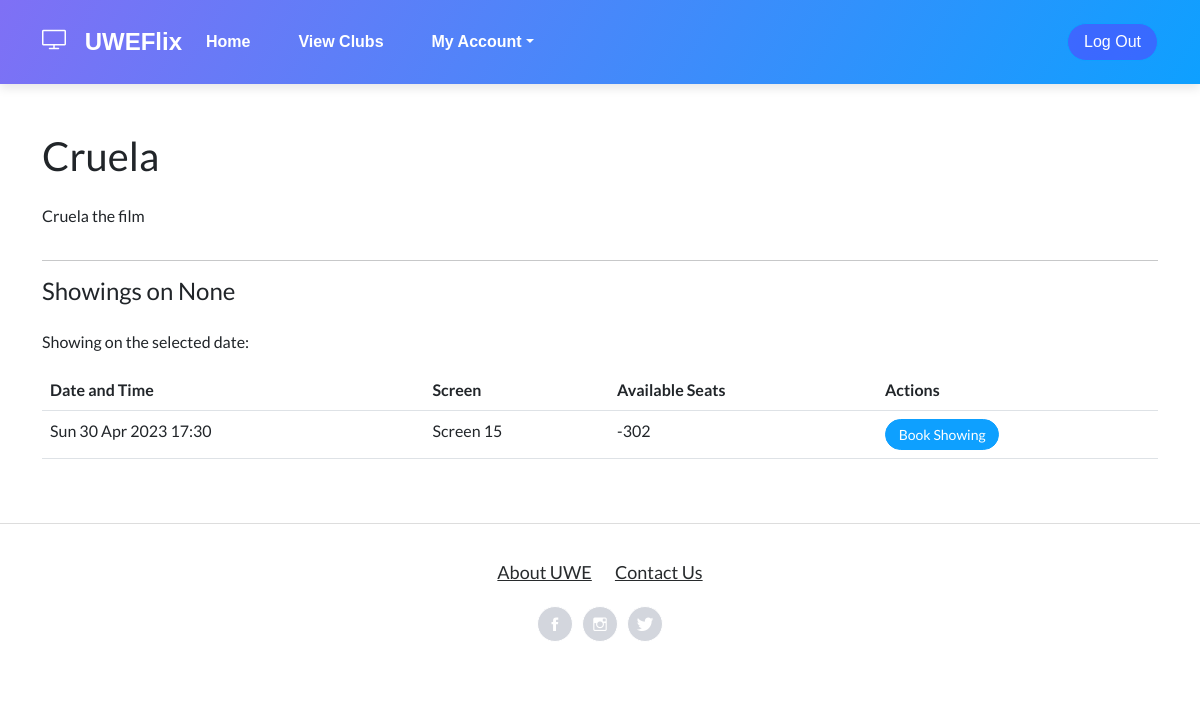
Page /index/film/1/?date=None on the earlier database version.
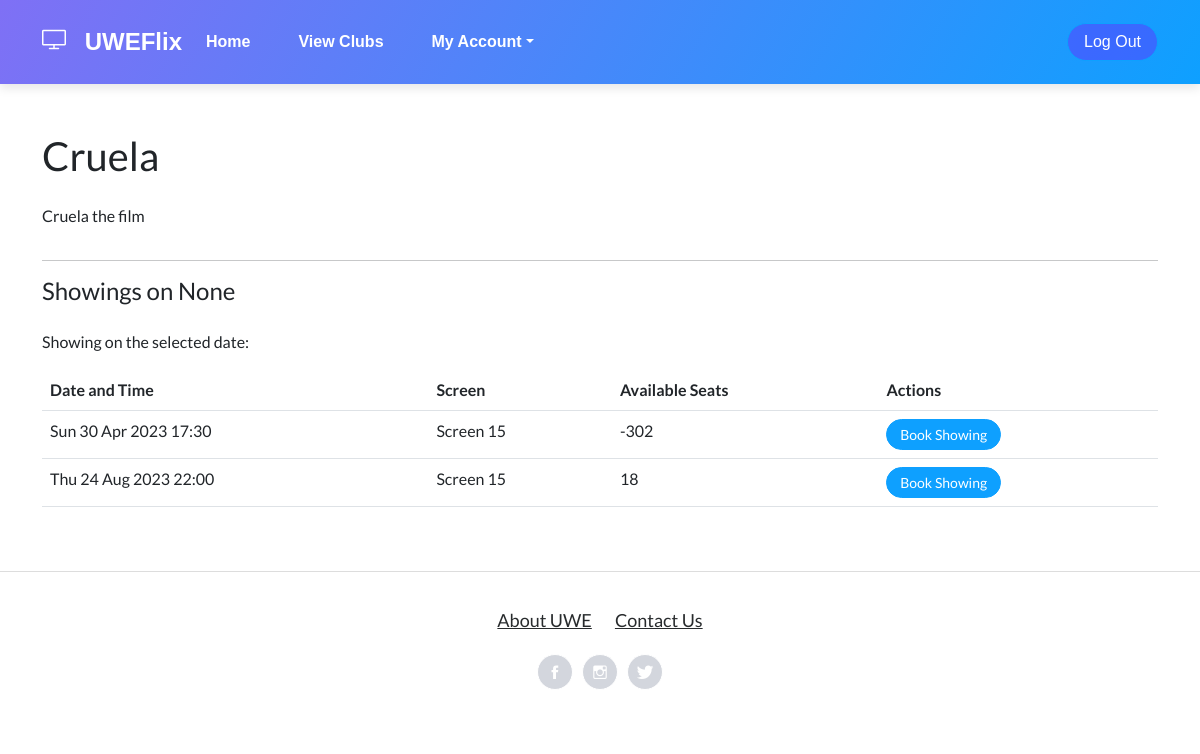
Same page on the later database version.
### CinManager/models.py (models this page shows)
class Film(models.Model):
    id = models.AutoField(primary_key=True)
    title = models.CharField(max_length=100)
    age_rating = models.PositiveSmallIntegerField()
    duration = models.PositiveIntegerField()
    trailer_description = models.TextField()
    imageurl = models.CharField(max_length=1000)

class Showing(models.Model):
    id = models.AutoField(primary_key=True)
    film = models.ForeignKey(Film, on_delete=models.DO_NOTHING)
    screen = models.ForeignKey(Screen, on_delete=models.DO_NOTHING)
    date = models.DateTimeField()
    bookedseats = models.IntegerField(default=0)

class Screen(models.Model):
    id = models.AutoField(primary_key=True)
    number = models.PositiveIntegerField()
    capacity = models.PositiveIntegerField(validators=[MaxValueValidator(300)])

### Index/views.py (the view)
# urls.py: path('film/<int:film_id>/', views.film_detail_view, name='film_detail'),
def film_detail_view(request, film_id):
    userpermissions = check_permissions(request)
    film = get_object_or_404(Film, id=film_id)
    if userpermissions == 2:
        club_rep = ClubRep.objects.get(user=request.user)
        club_id = club_rep.club.id
    else:
        club_id = 0
    selected_date = request.GET.get('date')
    print("SELECTED DATE:" , selected_date)
    if selected_date:
        try:
            selected_date = datetime.strptime(selected_date, '%Y-%m-%d').date()
            showings = Showing.objects.filter(film=film, date__date=selected_date)
            if not showings:
                messages.warning(request, "Sorry, there are no showings for this film on the selected date.")
        except ValueError:
            messages.error(request, "Invalid date format.")
            showings = Showing.objects.filter(film=film)
    else:
        showings = Showing.objects.filter(film=film)
    for showing in showings:
        showing.available_seats = showing.screen.capacity - showing.bookedseats if showing.bookedseats else showing.screen.capacity
    return render(request, 'UWEFlix/filmdetail.html', {'film': film, 'showings': showings, 'userpermissions': userpermissions, 'selected_date': selected_date, 'club_id': club_id})

### Index/views.py (called while the page is built)
def check_permissions(request):
    if request.user.is_authenticated:
        if request.user.groups.filter(name='Cinema Managers').exists():
            userpermission = 1
        elif request.user.groups.filter(name='Club Representatives').exists():
            userpermission = 2
        elif request.user.groups.filter(name='Account Managers').exists():
            userpermission = 3
        elif request.user.groups.filter(name='Guest').exists():
            userpermission = 4
        else:
            userpermission = 0
    else:
        return redirect('Login')
    return userpermission

### web_project/templates/UWEFlix/filmdetail.html (shortened to what this page needs)
{% extends "UWEFlix/layout.html" %}
{% load static %}
{% block content %}
<div class="container my-5">
    <div class="row">
        <div class="col-md-8">
            <h1 class="mb-4">{{ film.title }}</h1>
            <p>{{ film.trailer_description }}</p>
        </div>
    </div>
    <hr>
    <div class="row">
        <div class="col-md-12">
            <h4 class="mb-4">Showings{% if selected_date %} on {{ selected_date }}{% endif %}</h4>
            {% if selected_date %}
            {% if showings %}
            <p>Showing on the selected date:</p>
            {% else %}
            <p>Sorry, there are no showings on the selected date.</p>
            {% endif %}
            {% endif %}
            {% if showings %}
            <table class="table">
                <thead>
                    <tr>
                        <th>Date and Time</th>
                        <th>Screen</th>
                        <th>Available Seats</th>
                        <th>Actions</th>
                    </tr>
                </thead>
                <tbody>
                    {% for showing in showings %}
                    <tr>
                        <td>{{ showing.date|date:'D d M Y H:i' }}</td>
                        <td>Screen {{ showing.screen.number }}</td>
                        <td>{{ showing.available_seats }}</td>
                        <td>
                            {% if showing.available_seats > 0 %}
                            <form method="post" action="{% url 'add_to_cart' showing_id=showing.id %}">
                                <button type="submit" class="btn btn-primary btn-sm">Book Showing</button>
                            </form>
                            {% else %}
                            <button type="button" class="btn btn-primary btn-sm" data-bs-toggle="modal"
                                data-bs-target="#no-seats-modal">
                                Book Showing
                            </button>
                            {% endif %}
                        </td>
                    </tr>
                    {% endfor %}
                </tbody>
            </table>
            {% endif %}
        </div>
    </div>
</div>
{% endblock %}

### web_project/templates/UWEFlix/layout.html (shortened to what this page needs)
<!DOCTYPE html>
<html>
<head>
    {% load static %}
    <link rel="stylesheet" type="text/css" href="{% static 'UWEFlix/site.css' %}" />
    <link rel="stylesheet" href="{% static 'assets/bootstrap/css/bootstrap.min.css' %}">
    <link rel="stylesheet" href="{% static 'assets/fonts/ionicons.min.css' %}">
    <link rel="stylesheet" href="{% static 'assets/fonts/simple-line-icons.min.css' %}">
    <link rel="stylesheet" href="https://cdnjs.cloudflare.com/ajax/libs/pikaday/1.6.1/css/pikaday.min.css">
</head>
<body>
    <nav class="navbar navbar-dark navbar-expand-lg bg-white portfolio-navbar gradient">
        <div class="container"><a class="navbar-brand logo" href="#">
            <i class="icon-screen-desktop"> </i> <strong>&nbsp;UWEFlix</strong></a>
            <div class="collapse navbar-collapse" id="navbarNav">
                <ul class="navbar-nav">
                    <li class="nav-item"><a class="nav-link active" href="{% url 'home' %}">Home</a></li>
                    <li class="nav-item"><a class="nav-link active" href="{% url 'allclubs' %}">View Clubs</a></li>
                    {% if userpermissions != 4 and userpermissions != 2 %}
                    <li class="nav-item dropdown show">
                        <a class="dropdown-toggle nav-link" aria-expanded="true" data-bs-toggle="dropdown" href="#">My Account</a>
                    </li>
                {% endif %}
                </ul>
            </div>
            <a class="btn btn-primary" href="{% url 'logout' %}" style="background: rgba(120,14,255,0.36);">Log Out</a>
            </div>
    </nav>
    {% block content %}{% endblock %}
    <footer class="page-footer">
        <div class="container">
            <div class="links">
                <a href="https://www.uwe.ac.uk/about" target="_blank">About UWE</a>
                <a href="https://www.uwe.ac.uk/life/campus-and-facilities/information-points#:~:text=Email%20infopoint%40uwe.ac.,Ask%20a%20question%20through%20infohub." target="_blank">Contact Us</a>
            </div>
            <div class="social-icons">
                <a href="https://www.facebook.com/uwebristol/" target="_blank"><i class="icon ion-social-facebook"></i></a>
                <a href="https://www.instagram.com/uwebristol/?hl=en" target="_blank"><i class="icon ion-social-instagram-outline"></i></a>
                <a href="https://twitter.com/UWEBristol?ref_src=twsrc%5Egoogle%7Ctwcamp%5Eserp%7Ctwgr%5Eauthor" target="_blank"><i class="icon ion-social-twitter"></i></a>
            </div>
        </div>
    </footer>
</body>
</html>

### web_project/static/UWEFlix/site.css (style rules this page uses)
.navbar { background-color: rgb(126, 188, 250); font-size: 1em; font-family: 'Trebuchet MS', 'Lucida Sans Unicode', 'Lucida Grande', 'Lucida Sans', Arial, sans-serif; color: rgb(161, 241, 255); padding: 8px 5px 8px 5px; }
.navbar a { text-decoration: none; color: inherit; }
.navbar-brand { font-size: 1.2em; font-weight: 600; }

Differences in the rows shown:
added Showing: date "Thu 24 Aug 2023 22:00", screen.number "15", available_seats "18", shows "Book Showing"
